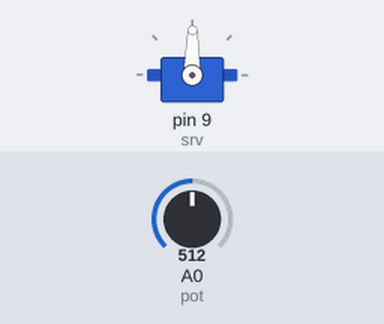
Bench run of a sketch on a simulated Arduino Uno, built with avr-gcc and run on an emulated ATmega328P. On the bench: servo. Inputs (shaded band) come from the test bench; at power-on: A0 (pot) = 512.

Above: at 1.2 s.
1.3 s: A0 (pot) set to 716
At 2.5 s:
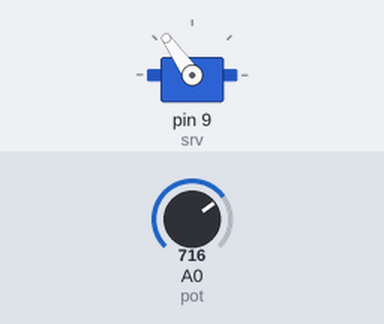
2.8 s: A0 (pot) set to 900
At 3.4 s:
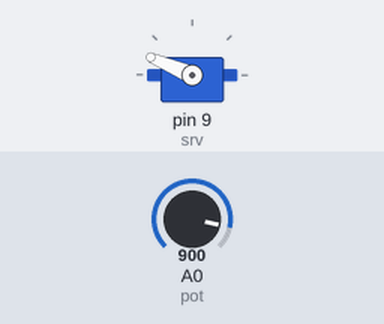
4.3 s: A0 (pot) set to 1023
At 4.8 s:
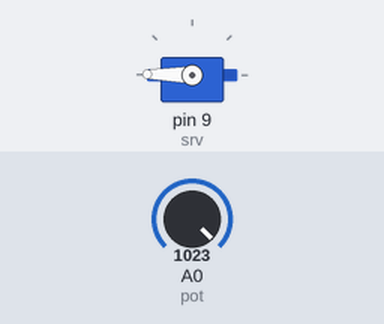
5.8 s: A0 (pot) set to 306
At 6.8 s:
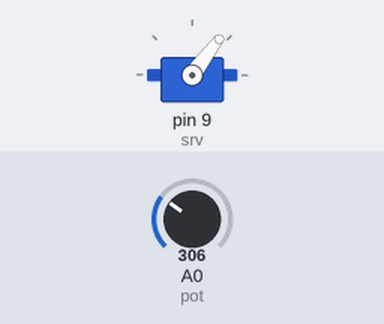
7.3 s: A0 (pot) set to 122
At 8.3 s:
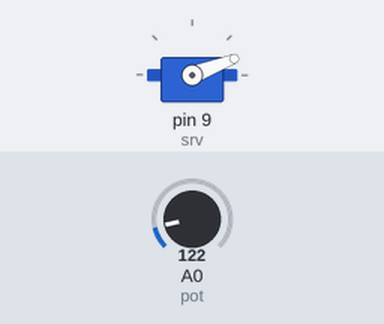
8.8 s: A0 (pot) set to 511
At 9.1 s:
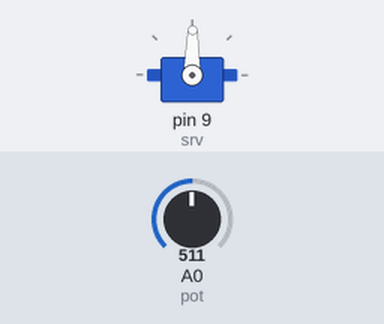
Timing chart, 0 to 11.3 s (numbered marks = the images above; inputs shaded):
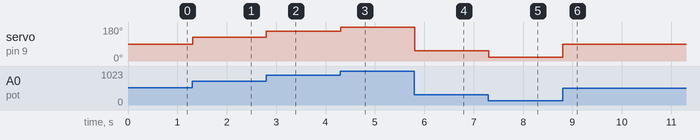

The sketch:

servo_2_knob.ino
```cpp
#include <Servo.h>

const byte srv = 9;  // servo pin
const byte pot = A0;  // potenciometr

Servo servo;  // vytvoreni objektu servo
int hodnotaPot = 0;  // promenna pro ulozeni hodnoty potenciometru
int poz = 0;  // promenna pro ulozeni pozice serva

void setup(){
    servo.attach(srv);  // pripojeni serva
}

void loop(){
  // nacteni hodnoty potenciometru
  hodnotaPot = analogRead(pot);

  // premapovani hodnoty potenciometru na uhel otoceni serva
  poz = map(hodnotaPot, 0, 1023, 0, 179);

  // otoceni serva
  servo.write(poz);

  // zpozdeni
  delay(15);
}
```

Measured:
- after the input at 1.3 s, servo on pin 9 (srv): 89° → 125° at once
- after the input at 2.8 s, servo on pin 9 (srv): 125° → 157° at once
- after the input at 4.3 s, servo on pin 9 (srv): 157° → 179° at once
- after the input at 5.8 s, servo on pin 9 (srv): 179° → 53° at once
- after the input at 7.3 s, servo on pin 9 (srv): 53° → 21° at once
- after the input at 8.8 s, servo on pin 9 (srv): 21° → 89° at once
